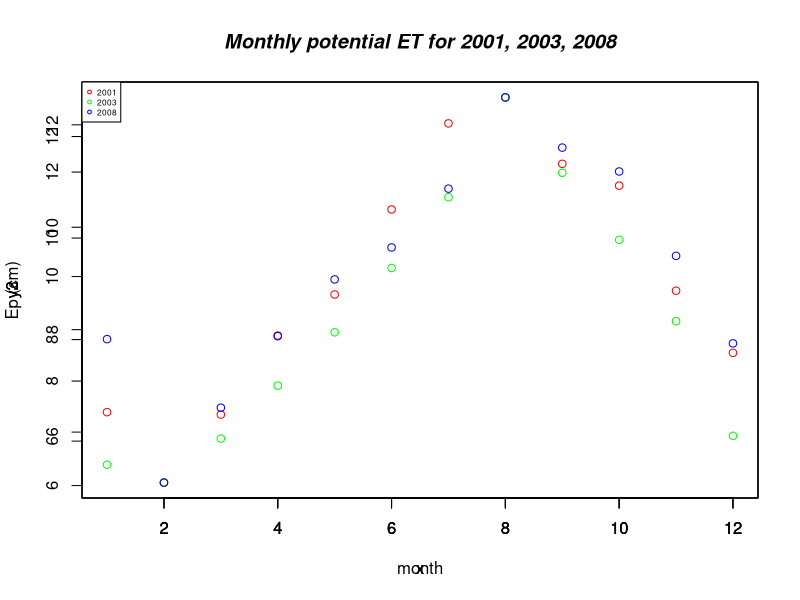

Write the R code that produced this figure.
## ---- chunk 1
knitr::opts_chunk$set(echo = TRUE)
## ---- chunk 2
Tdata = read.table("metdata.txt",header = TRUE, sep = "")
day = Tdata[,c("day")]
Tair = Tdata[,c("tavg")]
year = Tdata[,c("year")]
data_tmdh = read.table("TMDH.txt",header = TRUE, sep = "")
TMDH = data_tmdh[,c("TMDH")]
month_tmdh = data_tmdh[,c("month")]
## ---- chunk 3

# Thornthwaite Model
# Developed by Warren Thornthwaite in 1948 to estimate PET:

#' @param     day
#' @param     year    
#' @param     Tair    (deg C) air temperature
#' @param     TMDH    Total monthly daylight hours

#' @author Bar Avni 
#' @return monthly potential ET 

Thornthwaite = 
  function(day, year, Tair, TMDH){
    
    #       Internal Variables
    
    #       day_diff = the diffrences between months
    #       day_diff0 = find the first day of the month
    #       Tmonth = Mean temperature of the month (deg C)
    #       MH_index = Monthly heat index (deg C)
    #       year_diff = find the first day of the year
    #       year_diff1 = find the first day of the year
    #       year_intersect = thake the index of the first day of the year
    #       AH_factor = multiple the month index to create the annual index
    #       AH_index = annual index
    #       a = Thornthwaite parameter
    #       b = Thornthwaite parameter
    #       Ep = monthly potential ET 
    

# Devide the manths in order to calculate the mean monthly tempature:
day_diff = diff(day)
for (i in 1:length(day_diff)) {
  if (day_diff[i] < 1) {
    day_diff[i] = 0 
  }
}
  
day_diff0 = which(day_diff %in% 0)

for (j in 1:length(day_diff0)) {
  if (j == 1){
    Tmonth = mean(Tair[1:day_diff0[j]])  
  } else {
    Tmonth[j] = mean(Tair[(day_diff0[j-1]+1):day_diff0[j]])  
  }
}
# monthly heat index:
MH_index = (Tmonth/5)^(1.514)

# Sum the 12 monthly heat index into an annual heat index (I):
year_diff = diff(year)

year_diff1 = which(year_diff %in% 1)
year_intersect = intersect(year_diff1, day_diff0)

year_index = which(day_diff0 %in% year_intersect)

AH_factor = (MH_index/5)^(1.514)

for (n in 1:length(year_index)) {
  if (n == 1){
    AH_index = sum(AH_factor[1:year_index[n]]) 
  } else {
    AH_index[n] = sum(AH_factor[(year_index[n-1]+1):year_index[n]])  
  }
}

# Monthly potential ET - Ep:
Ep = 0
for (m in 1:length(AH_index)) {
  a = 0.49+1.79*10^(-2)*AH_index[m] + 7.711*10^(-5)*AH_index[m]^2 + 6.751*10^(-7)*AH_index[m]^3
  for(l in 1:length(MH_index)){
    b =  TMDH[l]/360
    Ep[l] = 1.6*b*((10*Tmonth[l])/(AH_index[m]))^a
  }
}

Ep
}

    
## ---- chunk 4
Ep = Thornthwaite(day, year, Tair, TMDH)
## ---- chunk 5
x = month_tmdh[4:15]
y1 = Ep[4:15]
y2 = Ep[28:39]
y3 = Ep[88:99]

plot(x, y1, type = "p", col = "red", xlab = "month", ylab = "Ep (cm)")
par(new = TRUE)
plot(x, y2, type = "p", col = "green")
par(new = TRUE)
plot(x, y3, type = "p", col = "blue")
# Create a title with a red, bold/italic font
title(main="Monthly potential ET for 2001, 2003, 2008", col.main="black", font.main=4)
legend("topleft", legend=c("2001", "2003", "2008"),
       col=c("red", "green", "blue"), pch = 1, cex=0.5)
